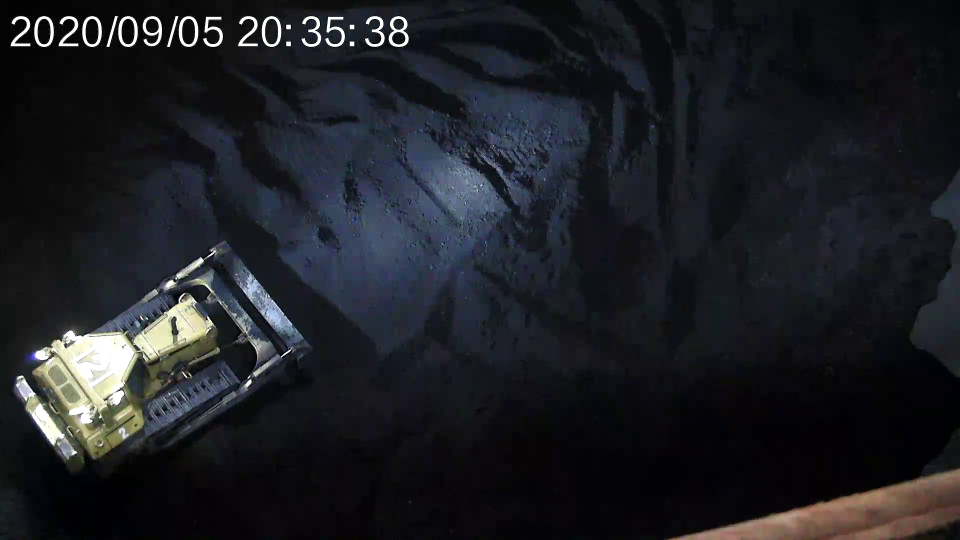
#> input picture opticalfb.png, 1920 x 1080 px, given in place of CtlEquip_10_4917_20200420094623.mp4, which was not available (shown at 1/2 size)
$ python opticalflow.py
#> lines starting #> are read from the running program, lines starting #| are printed output that depends on the picture; after the words box and inside, x2 and y2 are one past the last pixel; in counts of white or black regions, pixels touching at a corner belong together; pictures that were not available may be replaced by others from this repository, and a replacement may not be noted
import cv2
import numpy as np

if __name__ == '__main__':
    path = '/media/palm/BiggerData/denso/Denso-Trainingset/20200420/CtlEquip_10/CtlEquip_10_4917_20200420094623.mp4'
    cap = cv2.VideoCapture(path)
    frame_width = int(cap.get(3))
    frame_height = int(cap.get(4))
    frame_count = int(cap.get(cv2.CAP_PROP_FRAME_COUNT))
    fps = cap.get(cv2.CAP_PROP_FPS)
    duration = frame_count / fps

    # params for ShiTomasi corner detection
    feature_params = dict(maxCorners=100,
                          qualityLevel=0.3,
                          minDistance=7,
                          blockSize=7)

    # Parameters for lucas kanade optical flow
    lk_params = dict(winSize=(15, 15),
                     maxLevel=2,
                     criteria=(cv2.TERM_CRITERIA_EPS | cv2.TERM_CRITERIA_COUNT, 10, 0.03))

    # Create some random colors
    color = np.random.randint(0, 255, (100, 3))

    # Take first frame and find corners in it
    ret, old_frame = cap.read()
#> old_frame is the input picture: shape (1080, 1920, 3); mean B, G, R 36, 30.9, 29.2
    old_gray = cv2.cvtColor(old_frame, cv2.COLOR_BGR2GRAY)
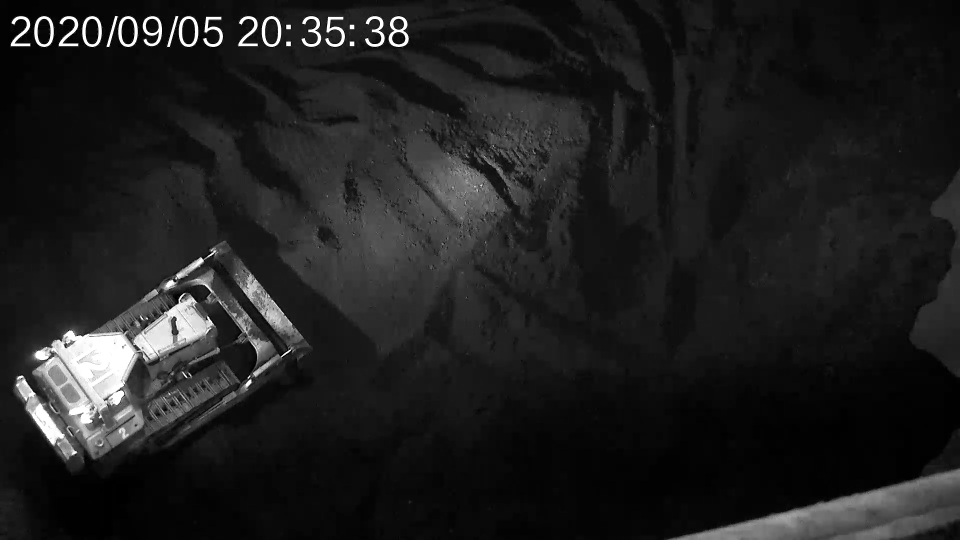
#> old_gray: shape (1080, 1920) (shown at 1/2 size); min 0, max 255, mean 31
    old_gray[:58, :] = 0
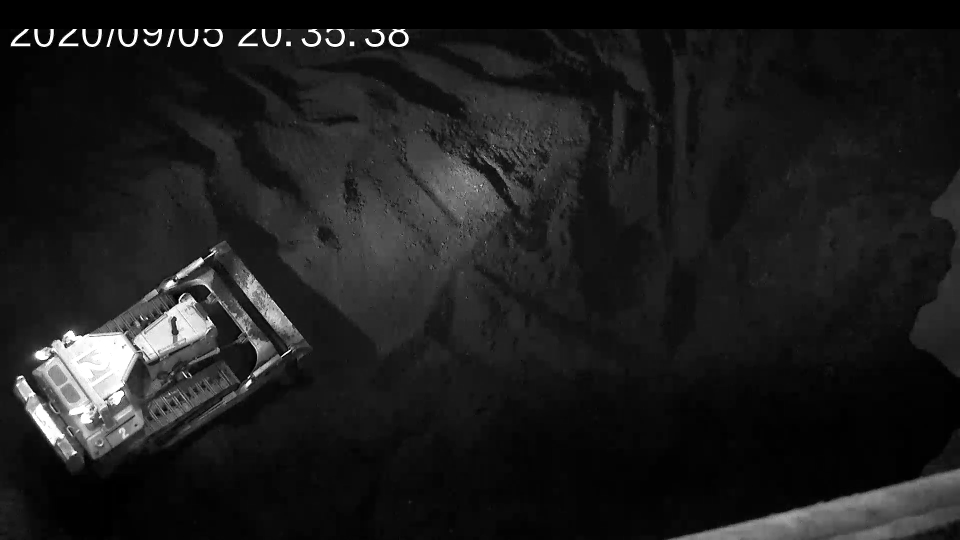
#> old_gray: shape (1080, 1920) (shown at 1/2 size); 5.31% of pixels changed, all inside (x1, y1, x2, y2) = (0, 0, 1920, 58)
    old_gray[190:, :] = 0
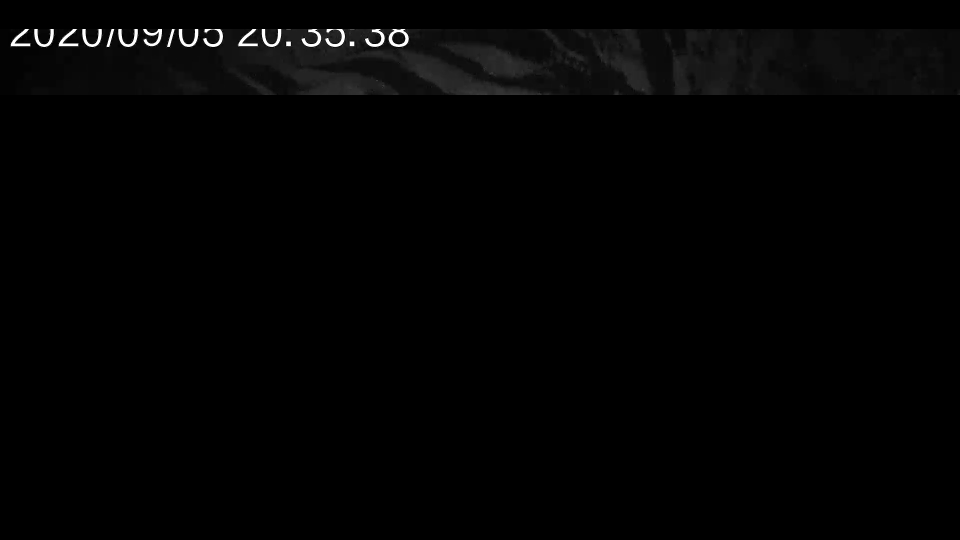
#> old_gray: shape (1080, 1920) (shown at 1/2 size); min 0, max 255, mean 3
    old_gray[:, :520] = 0
    old_gray[:, 660:] = 0
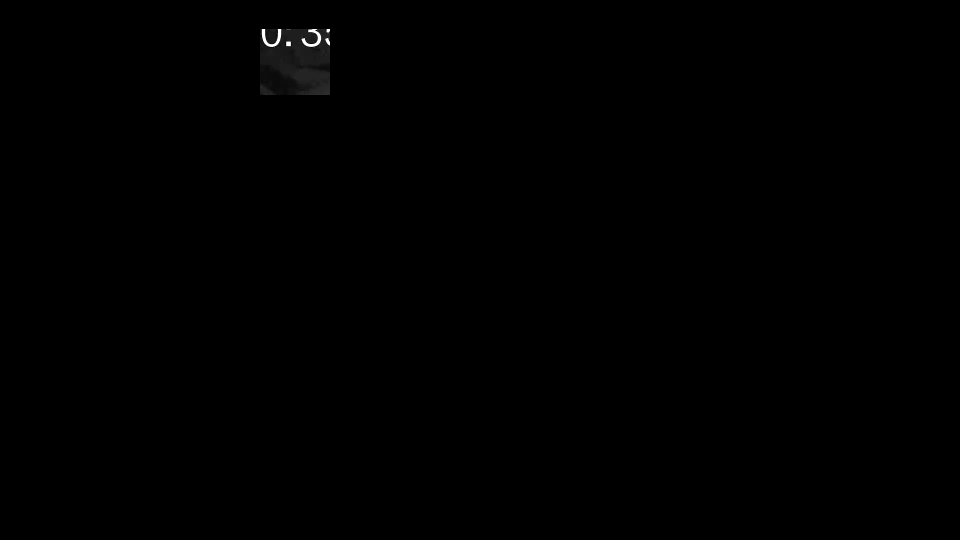
#> old_gray: shape (1080, 1920) (shown at 1/2 size); min 0, max 255, mean 0.4

    p0 = cv2.goodFeaturesToTrack(old_gray, mask=None, **feature_params)
#> p0 = [[559, 60], [656, 60], [526, 60], [606, 78], [653, 78], [579, 85], [617, 61], [657, 88], [633, 61]]
    backSub = cv2.createBackgroundSubtractorMOG2()

    # Create a mask image for drawing purposes
    mask = np.zeros_like(old_frame)

    for i in range(frame_count):
        ret, frame = cap.read()
        if i < frame_count - 500:
            continue
        if frame is None:
            break

        frame[:30, :432, :] = 0
        frame_gray = cv2.cvtColor(frame, cv2.COLOR_BGR2GRAY)
        frame_gray = cv2.GaussianBlur(frame_gray, (5, 5), 0)
        # frame_gray[58:190, 490:630] = 0
        frame_gray[:58, :] = 0
        frame_gray[190:, :] = 0
        frame_gray[:, :520] = 0
        frame_gray[:, 660:] = 0
        # frame_gray = backSub.apply(frame_gray)

        # calculate optical flow
        p1, st, err = cv2.calcOpticalFlowPyrLK(old_gray, frame_gray, p0, None, **lk_params)

        # Select good points
        good_new = p1[st == 1]
        good_old = p0[st == 1]

        # draw the tracks
        for i, (new, old) in enumerate(zip(good_new, good_old)):
            a, b = new.ravel()
            c, d = old.ravel()
            mask = cv2.line(mask, (a, b), (c, d), color[i].tolist(), 2)
            frame = cv2.circle(frame, (a, b), 5, color[i].tolist(), -1)
        img = cv2.add(frame, mask)

        cv2.imshow('frame', img)
        k = cv2.waitKey(30) & 0xff
        if k == 27:
            break

        # Now update the previous frame and previous points
        old_gray = frame_gray.copy()
        p0 = good_new.reshape(-1, 1, 2)
#> this loop made 1 pass; (key Esc is pressed on pass 1)
#> st on pass 1: [1, 1, 1, 1, 1, 1, 1, 1, 1]

    cv2.destroyAllWindows()
    cap.release()
